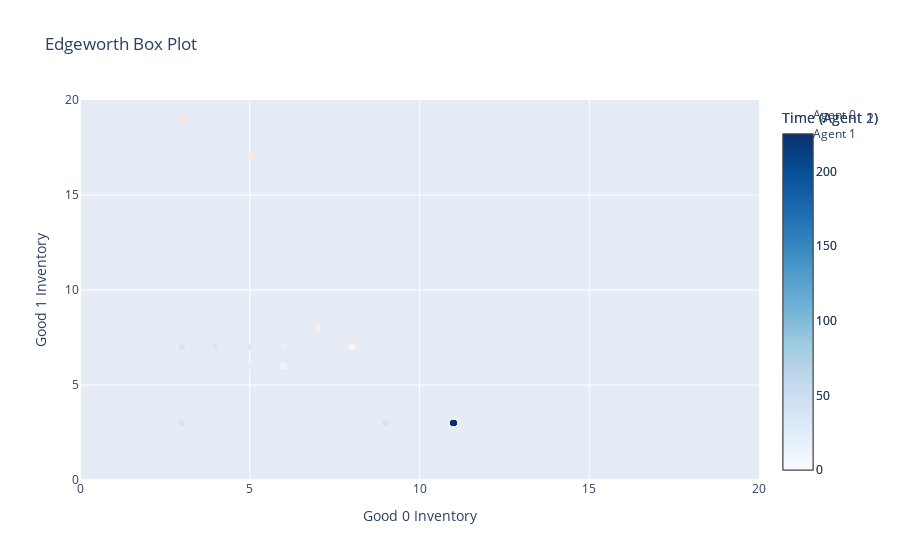

Notebook code cell kept with this figure:
### Code cell
market.plot_edgeworth(0, 1, 0, 1)

### Figure 1 — Plotly figure (JSON) as saved in the notebook; plotly's stock layout.template omitted (floating-point values rounded to 4 significant figures; data arrays with more than 128 entries replaced by an {"elided": "..."} marker saying what was removed)
{"data": [{"marker": {"color": {"elided": "226 int values"}, "colorbar": {"title": {"text": "Time (Agent 1)"}}, "colorscale": [[0, "rgb(255,245,240)"], [0.125, "rgb(254,224,210)"], [0.25, "rgb(252,187,161)"], [0.375, "rgb(252,146,114)"], [0.5, "rgb(251,106,74)"], [0.625, "rgb(239,59,44)"], [0.75, "rgb(203,24,29)"], [0.875, "rgb(165,15,21)"], [1, "rgb(103,0,13)"]], "showscale": true}, "mode": "markers", "name": "Agent 0", "type": "scatter", "x": {"elided": "226 int values"}, "y": {"elided": "226 int values"}}, {"marker": {"color": {"elided": "226 int values"}, "colorbar": {"title": {"text": "Time (Agent 2)"}}, "colorscale": [[0, "rgb(247,251,255)"], [0.125, "rgb(222,235,247)"], [0.25, "rgb(198,219,239)"], [0.375, "rgb(158,202,225)"], [0.5, "rgb(107,174,214)"], [0.625, "rgb(66,146,198)"], [0.75, "rgb(33,113,181)"], [0.875, "rgb(8,81,156)"], [1, "rgb(8,48,107)"]], "showscale": true}, "mode": "markers", "name": "Agent 1", "type": "scatter", "x": {"elided": "226 int values"}, "y": {"elided": "226 int values"}}], "layout": {"hovermode": "closest", "title": {"text": "Edgeworth Box Plot"}, "xaxis": {"range": [0, 20], "title": {"text": "Good 0 Inventory"}}, "yaxis": {"range": [0, 20], "title": {"text": "Good 1 Inventory"}}}}
